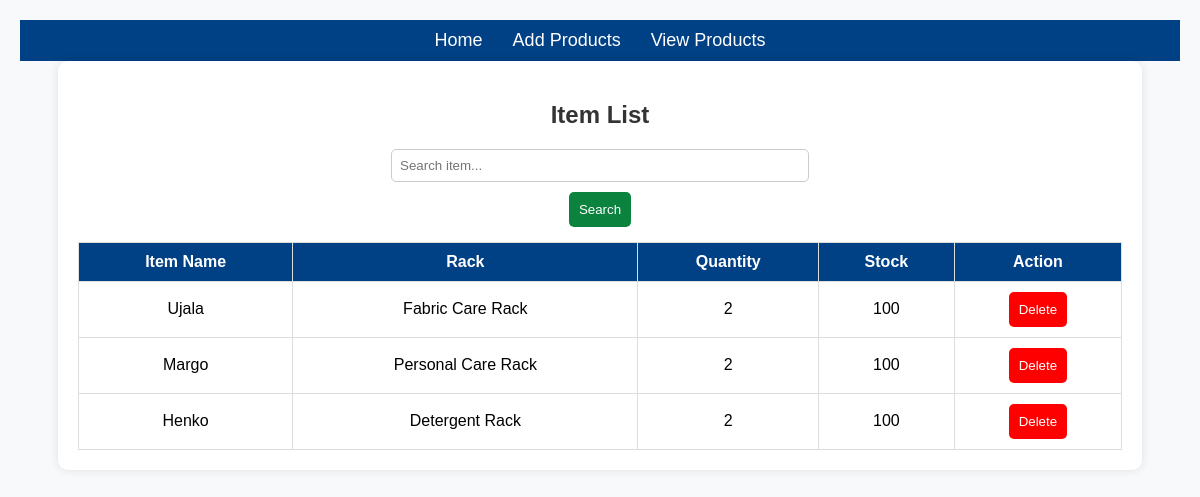
Before: /item_list/ with the older database file.
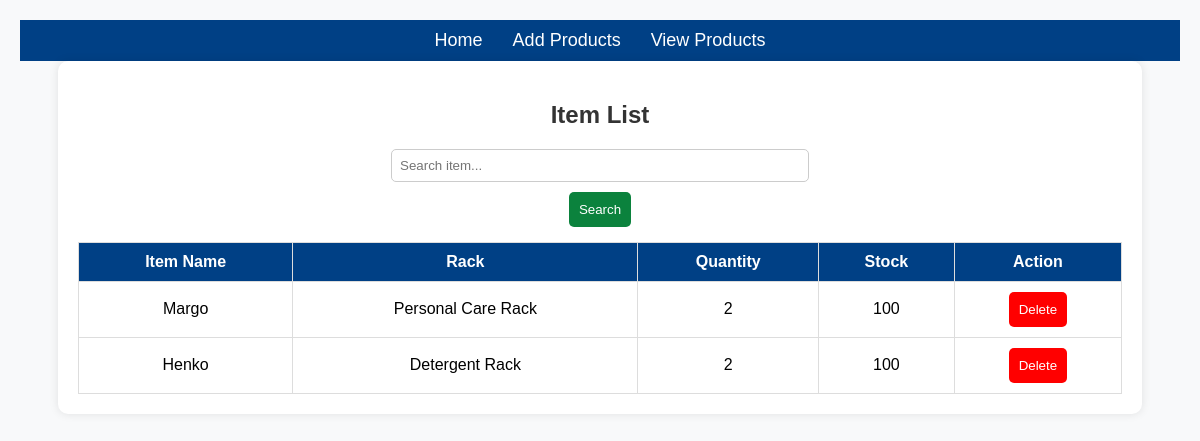
After: the same page with the newer database file.
### app/models.py (models this page shows, shortened)
class Item(models.Model):
    name = models.CharField(max_length=100)
    rack = models.ForeignKey(Rack, on_delete=models.CASCADE)
    datetime_added = models.DateTimeField(auto_now_add=True)
    unit = models.CharField(max_length=50)
    quantity = models.PositiveIntegerField()
    stock = models.PositiveIntegerField()

class Rack(models.Model):
    name = models.CharField(max_length=50, unique=True)

### app/views.py (the view)
# urls.py: path('item_list/', ItemListView.as_view(), name='item_list'),
class ItemListView(View):
    def get(self, request):
        items = Item.objects.all()
        return render(request, 'item_list.html', {'items': items})

### templates/item_list.html (shortened to what this page needs)
<!DOCTYPE html>
<html lang="en">
<head>
</head>
<body>
    <nav>
        <ul>
            <li><a href="{% url 'home' %}">Home</a></li>
            <li><a href="{% url 'add_item' %}">Add Products</a></li>
            <li><a href="{% url 'item_list' %}">View Products</a></li>
        </ul>
    </nav>
    <div class="container">
        <h2>Item List</h2>
        <div class="search-container">
            <input type="text" id="searchInput" placeholder="Search item...">
            <button onclick="searchItem()">Search</button>
        </div>
        <table>
            <thead>
                <tr>
                    <th>Item Name</th>
                    <th>Rack</th>
                    <th>Quantity</th>
                    <th>Stock</th>
                    <th>Action</th>
                </tr>
            </thead>
            <tbody id="tableBody">
                {% for item in items %}
                    <tr>
                        <td>{{ item.name }}</td>
                        <td>{{ item.rack.name }}</td>
                        <td>{{ item.quantity }}</td>
                        <td>{{ item.stock }}</td>
                        <td><button class="delete-btn" onclick="deleteItem({{ item.id }})">Delete</button></td>
                    </tr>
                {% endfor %}
            </tbody>
        </table>
    </div>
</body>
</html>

Changed rows visible on the page:
removed Item: name "Ujala", rack.name "Fabric Care Rack", quantity "2", stock "100"
